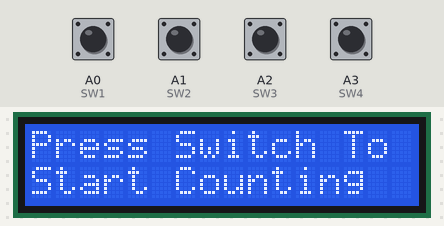
A sketch run on a simulated Arduino Uno, built with avr-gcc and run on an emulated ATmega328P. On the bench: 16×2 character LCD. The inputs (shaded band) are chosen by the test bench; at power-on: A0 (SW1), A1 (SW2), A2 (SW3), A3 (SW4) HIGH.

Above: at 1.2 s.
1.3 s: A0 (SW1) pulled LOW for 0.15 s
At 1.4 s:
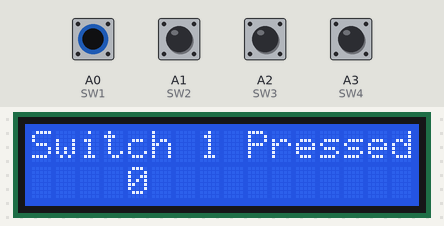
3.4 s: A1 (SW2) pulled LOW for 0.15 s
At 3.5 s:
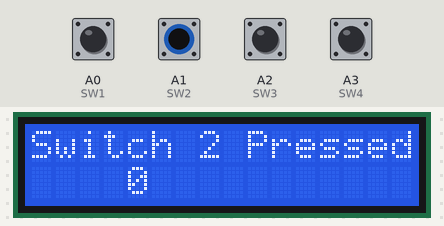
Timing chart, 0 to 6.4 s (numbered marks = the images above; inputs shaded):
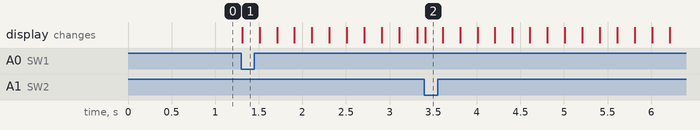

Measured:
- after the input at 1.3 s, the display: changes at once (image 1)
- after the input at 3.4 s, the display: changes at once (image 2)

The sketch:

LCD_2.ino
```cpp
/*
 The circuit:
 * LCD RS pin to digital pin 12
 * LCD Enable pin to digital pin 11
 * LCD D4 pin to digital pin 5
 * LCD D5 pin to digital pin 4
 * LCD D6 pin to digital pin 3
 * LCD D7 pin to digital pin 2
 * LCD R/W pin to ground
 */

// include the library code:
#include <LiquidCrystal.h>

#define SW1 A0
#define SW2 A1
#define SW3 A2
#define SW4 A3

// initialize the library with the numbers of the interface pins
LiquidCrystal lcd(12, 11, 5, 4, 3, 2);

void setup() {
  pinMode(A0, INPUT_PULLUP);
  pinMode(A1, INPUT_PULLUP);
  pinMode(A2, INPUT_PULLUP);
  pinMode(A3, INPUT_PULLUP);
  // set up the lcd's number of columns and rows:
  lcd.begin(16, 2);
}

void loop() {
  lcd.setCursor(0,0);
  lcd.print("Press Switch To");
  lcd.setCursor(0,1);
  lcd.print("Start Counting");
  if(digitalRead(SW1) == 0)
    display2lcd('1');
  else if(digitalRead(SW2) == 0)
    display2lcd('2');
  else if(digitalRead(SW3) == 0)
    display2lcd('3');
  else if(digitalRead(SW4) == 0)
    display2lcd('4');

}

void display2lcd(char p){
  lcd.clear();
  lcd.setCursor(0,0);
  if(p == '1'){
    lcd.print("Switch 1 Pressed");
    for(int i=0; i<10; i++){
      lcd.setCursor(4,1);
      lcd.print(i);
      delay(200);
    }
  }
  else if(p == '2'){
    lcd.print("Switch 2 Pressed");
    for(int i=0; i<100; i++){
      lcd.setCursor(4,1);
      lcd.print(i);
      delay(200);
    }
  }
  else if(p == '3'){
    lcd.print("Switch 3 Pressed");
    for(int i=0; i<1000; i++){
      lcd.setCursor(4,1);
      lcd.print(i);
      delay(200);
    }
  }
  else {
    lcd.print("Switch 4 Pressed");
    for(int i=0; i<10000; i++){
      lcd.setCursor(4,1);
      lcd.print(i);
      delay(200);
    }
  }
  lcd.clear();
}
```
